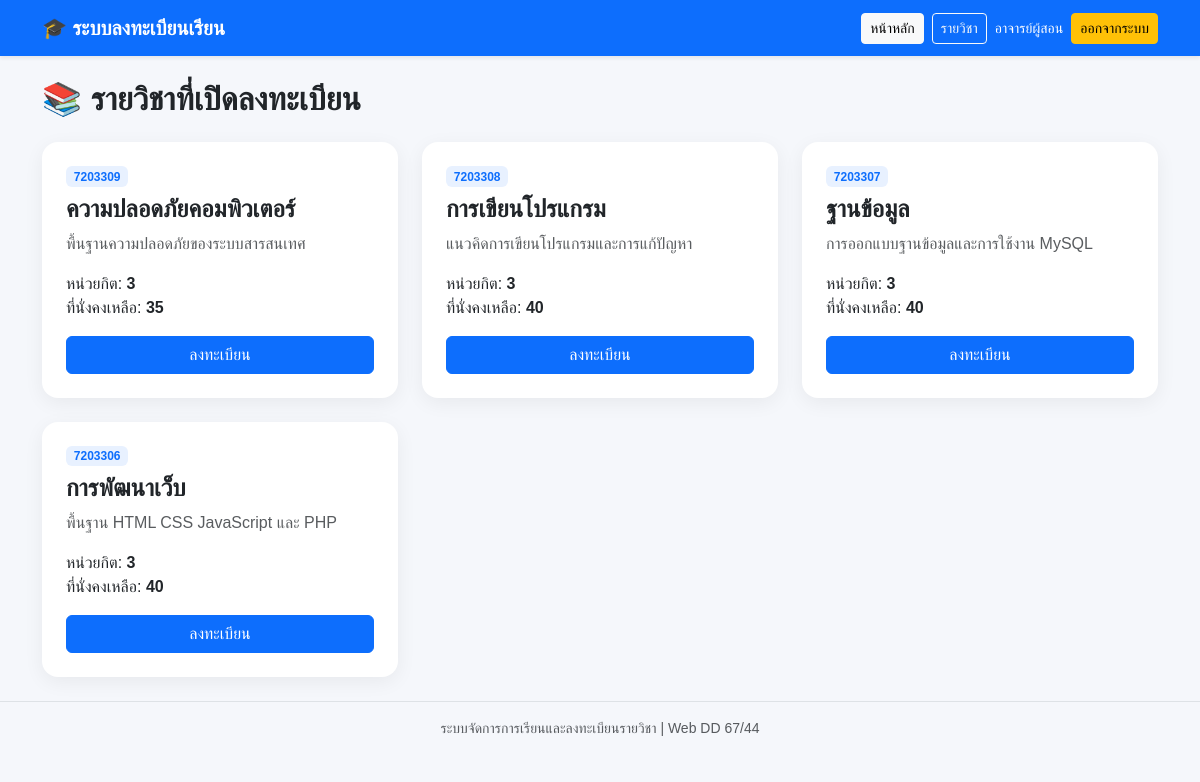
The page /courses.php (signed in) on the database its author committed.
### tables this page shows
CREATE TABLE courses (
    id INT AUTO_INCREMENT PRIMARY KEY,
    code VARCHAR(20) NOT NULL,
    name VARCHAR(150) NOT NULL,
    description TEXT,
    credits INT NOT NULL DEFAULT 3,
    capacity INT NOT NULL DEFAULT 40,
    created_at TIMESTAMP DEFAULT CURRENT_TIMESTAMP
);

### database.php (called while the page is built)
<?php
class Database {
    private string $host = "localhost";
    private string $db = "learning_system";
    private string $user = "root";
    private string $pass = "";
    private ?PDO $conn = null;
    public function connect(): PDO {
        if ($this->conn === null) {
            $this->conn = new PDO(
                "mysql:host={$this->host};dbname={$this->db};charset=utf8mb4",
                $this->user,
                $this->pass,
                [
                    PDO::ATTR_ERRMODE => PDO::ERRMODE_EXCEPTION,
                    PDO::ATTR_DEFAULT_FETCH_MODE => PDO::FETCH_ASSOC
                ]
            );
        }
        return $this->conn;
    }
}

### Course.php (called while the page is built, shortened)
<?php
require_once __DIR__ . "/../config/database.php";
class Course {
    private PDO $db;
    public function __construct() {
        $this->db = (new Database())->connect();
    }
    public function all(): array {
        return $this->db->query(
            "SELECT c.*,
                    (SELECT COUNT(*) FROM registrations r WHERE r.course_id = c.id) AS registered
             FROM courses c ORDER BY c.id DESC"
        )->fetchAll();
    }
}

### courses.php (the view, shortened to what this page needs)
<?php
require_once "classes/Auth.php";
require_once "classes/Course.php";
$courseObj = new Course();
$courses = $courseObj->all();
require "includes/header.php";
?>
<h2 class="fw-bold mb-4">📚 รายวิชาที่เปิดลงทะเบียน</h2>
<div class="row g-4">
<?php foreach ($courses as $c): $remaining = max(0, (int)$c["capacity"] - (int)$c["registered"]); ?>
<div class="col-md-6 col-lg-4">
<div class="card p-4 course-card h-100">
<span class="badge badge-soft align-self-start mb-2"><?= htmlspecialchars($c["code"]) ?></span>
<h4 class="fw-bold"><?= htmlspecialchars($c["name"]) ?></h4>
<p class="text-muted"><?= htmlspecialchars($c["description"]) ?></p>
<div class="mb-3">หน่วยกิต: <b><?= $c["credits"] ?></b><br>ที่นั่งคงเหลือ: <b><?= $remaining ?></b></div>
<form method="post"><input type="hidden" name="course_id" value="<?= $c["id"] ?>">
<button class="btn btn-primary w-100" <?= $remaining <= 0 ? "disabled" : "" ?>>ลงทะเบียน</button></form>
</div></div>
<?php endforeach; ?>
</div>
<?php require "includes/footer.php"; ?>

### style.css (style rules this page uses)
body { background:#f5f7fb; font-family:Tahoma,Arial,sans-serif; }
.card { border:0; border-radius:16px; box-shadow:0 5px 20px rgba(0,0,0,.06); }
.course-card { transition:.2s; }
.badge-soft { background:#e8f1ff; color:#0d6efd; }

### rows shown on the page
courses: code "7203309", name "ความปลอดภัยคอมพิวเตอร์", description "พื้นฐานความปลอดภัยของระบบสารสนเทศ", credits "3", capacity "35"
courses: code "7203308", name "การเขียนโปรแกรม", description "แนวคิดการเขียนโปรแกรมและการแก้ปัญหา", credits "3", capacity "40"
courses: code "7203307", name "ฐานข้อมูล", description "การออกแบบฐานข้อมูลและการใช้งาน MySQL", credits "3", capacity "40"
courses: code "7203306", name "การพัฒนาเว็บ", description "พื้นฐาน HTML CSS JavaScript และ PHP", credits "3", capacity "40"

### other values the page prints
$user["name"] "อาจารย์ผู้สอน"
